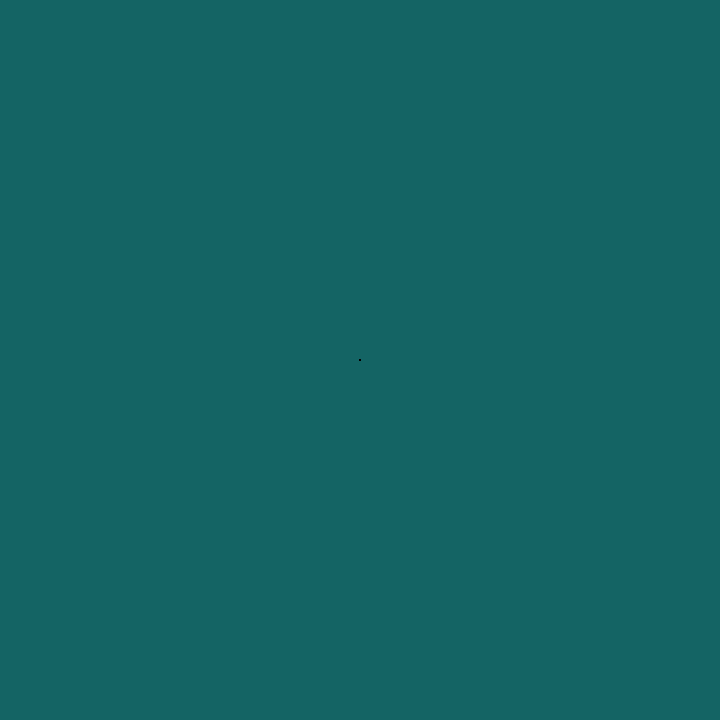
Frame 1 (no input)
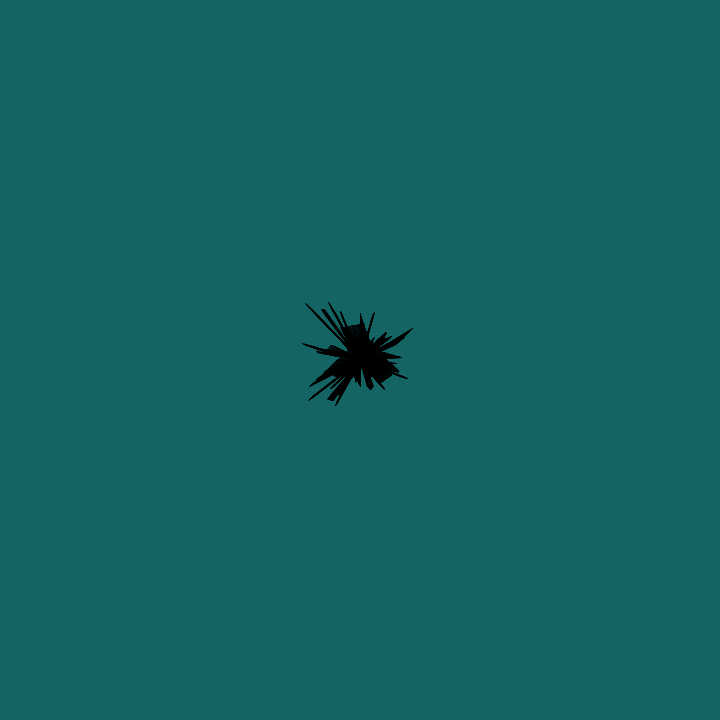
Frame 60 (the mouse pressed at the canvas centre just before this capture)
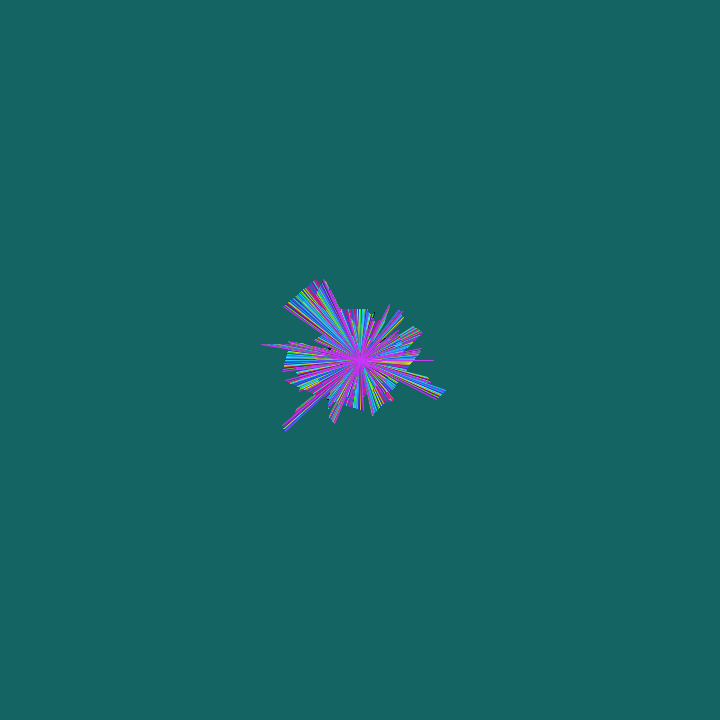
Frame 120 (the mouse held since frame 60 and released just before this capture)

The Processing sketch that drew these frames (run headless with seeded random() and noise(); from frame 60 on, the mouse is pressed at the canvas centre):

// Processing sketch: processing_159939
// ── processing_159939.pde

// DEFINIZIONE DELLA  CLASSE Agente

class Agente
{
  PVector pos;
  PVector vel;

  Agente (PVector start) {
    pos = start.get();
    vel = new PVector( random(-1,1), random(-1,1) );
  }

  void update() {
    if (random(150)<5) {
      vel = new PVector( random(-1,1), random(-1,1) );
    }
    pos.add(vel);
    if (pos.dist(centro) > 500) {
      vel.mult(-5);
    }
  }

  void display() {
   
    line(pos.x, pos.y, width/2, height/2);
  }
}

// USO DELLA CLASSE Agente

Agente[] agenti = new Agente[50];
PVector centro;

void setup()
{
  size(720, 720);
  background( 20, 100, 100);
  colorMode(HSB, 350, 100, 100);
  centro = new PVector(width/2, height/2);
  
  for (int i=0;  i<agenti.length;  i++) {
    agenti[i] = new Agente( centro );
  }
}

void draw()
{
  if(mousePressed) {
  stroke (random(40,350),random(75,100),random(75,100));
  }
  for (Agente a : agenti) {
    a.update();
    a.display();
  }
}
